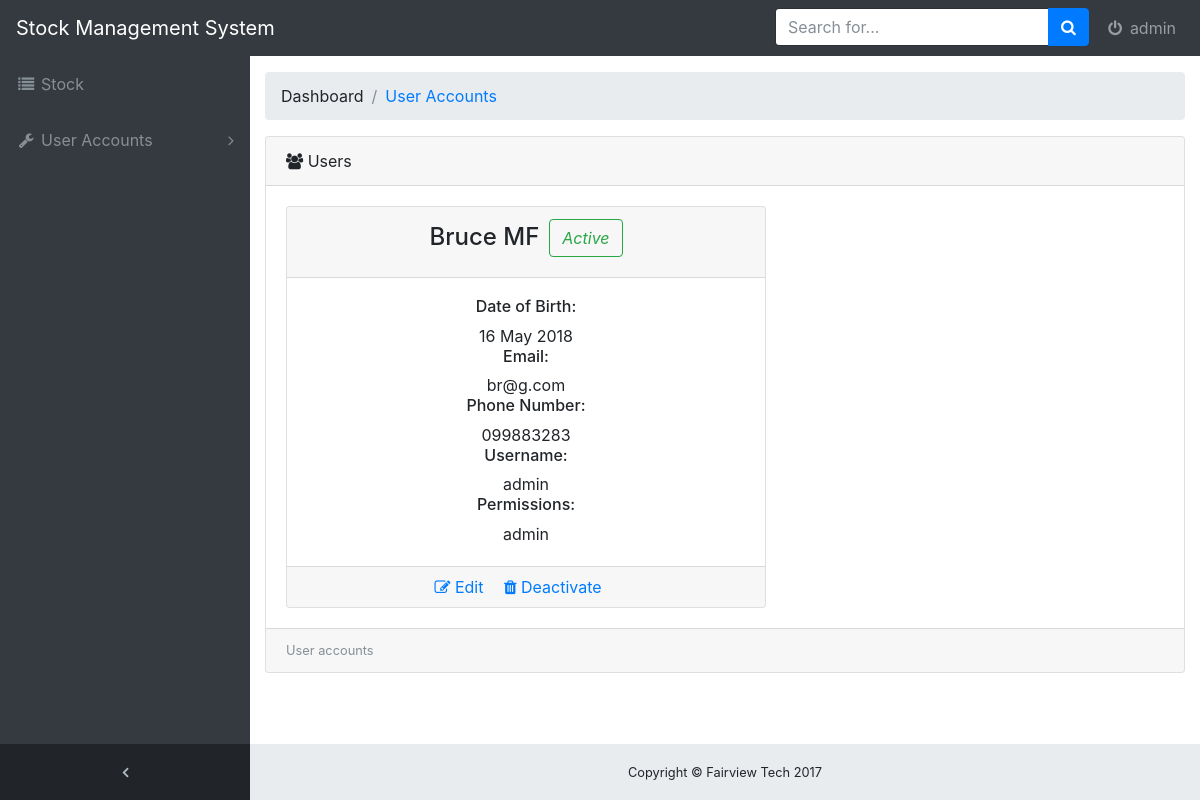
/users.php (signed in), run on the app's committed database.
### tables this page shows
CREATE TABLE `users` (
  `user_id` int(10) NOT NULL,
  `name` varchar(15) NOT NULL,
  `dob` date DEFAULT NULL,
  `phone` varchar(12) DEFAULT NULL,
  `email` varchar(20) DEFAULT NULL,
  `username` varchar(20) DEFAULT NULL,
  `passw` varchar(15) DEFAULT NULL,
  `role_id` int(10) NOT NULL,
  `status` int(10) DEFAULT NULL
);

CREATE TABLE `role` (
  `role_id` int(10) NOT NULL,
  `role_type` varchar(15) NOT NULL
);

### control/user.control.php (called while the page is built, shortened)
<?php
include "class/user.class.php";
$object = new users();
?>

### class/user.class.php (called while the page is built, shortened)
<?php
	class users {
		var $con;
		public function connect($host, $user, $pass, $db){
			$this->con = new mysqli ($host, $user, $pass, $db);
			if($this->con->connect_error){
				return false;
			} else {
				return true;
			}
		}
		public function selectRole(){
			$statement = mysqli_query($this->con, "SELECT *, DATE_FORMAT(dob, '%d %M %Y') AS dob FROM users JOIN role ON role.role_id = users.role_id");
			if($statement) {
				$result = mysqli_num_rows($statement);
				if($result > 0) {
					return $statement;
				} else {
					return false;
				}
			} else {
				return false;
			}
		}
	}
?>

### users.php (the view)
<?php include "header.php"; ?>
    <div class="content-wrapper">
      <div class="container-fluid">
        <ol class="breadcrumb">
          <li class="breadcrumb-item">
            Dashboard
          </li>
          <li class="breadcrumb-item active"><a href="users.php">User Accounts</a></li>
        </ol>
            <div class="card mb-3">
          <div class="card-header">
            <i class="fa fa-group"></i>
            Users
          </div>
          <div class="card-body">
            <div class = "row">
            <div class="table-responsive">
            <?php include "control/user.control.php";
            $view = $object->selectRole();
            while($row = $view->fetch_assoc()) {
              $id = $row['user_id'];
              echo "
              <div class='col-sm-6'>
              <div class='card text-center' style='width: 30rem;'>
                      <div class = 'card-header'> <h4>
                        ". $row['name'] . ""; if($row['status'] == 1){
                      echo "<span style='padding-left: 10px;'><i class='btn btn-outline-success'>Active</i></span>";
                      } else {
                        echo "<span style='padding-left: 10px;'><i class='btn btn-outline-danger'>Deactivated</i></span>";
                      } echo "
                      </h4></div>
                      <div class='card-body'>
                      <h6> Date of Birth:</h6> " . $row['dob'] . " <br/>
                      <h6> Email: </h6>" . $row['email'] . "<br/>
                      <h6> Phone Number:</h6> " . $row['phone'] . "<br/>
                      <h6> Username: </h6>". $row['username'] . "<br/>
                      <h6> Permissions:</h6> ". $row['role_type'] . "<br/>";
                echo "</div>
                <div class='card-footer py-2 medium'>";
                  if($row['status'] == 1){
                        echo "
                    <a href='edituser.php?edit=$id' class='success mr-3 d-inline-block' data-toggle='tooltip' data-placement='top' title='Edit'><i class='fa fa-edit fa-1x'>  </i> Edit</a>
                    <a href='users.php?del=$id' class='mr-3 d-inline-block' data-toggle='tooltip' data-placement='top' title='Deactivate'><i class='fa fa-trash fa-1x'> </i> Deactivate</a>";
                  } else {
                    echo "<a href='users.php?act=$id' data-toggle='tooltip' data-placement='top' title='Activate' class='mr-3 d-inline-block'><i class='fa fa-check fa-1x'> </i>Activate</a> ";
                  }
              echo "
              </div>
                </div>
                    </div>
                    </div>
                    <br/>
              ";
              } ?>
            </div>
          </div>
          <div class="card-footer small text-muted">
            User accounts
          </div>
        </div>
      </div>
    </div>
<?php include "footer.php"; ?>

### header.php (shortened to what this page needs)
<!DOCTYPE html>
<html lang="en">
  <head>
    <link href="css/vendor/bootstrap/css/bootstrap.min.css" rel="stylesheet">
    <link href="css/vendor/font-awesome/css/font-awesome.min.css" rel="stylesheet" type="text/css">
    <link href="css/vendor/datatables/dataTables.bootstrap4.css" rel="stylesheet">
    <link href="css/sb-admin.css" rel="stylesheet">
  </head>
  <body class="fixed-nav sticky-footer bg-dark" id="page-top">
    <nav class="navbar navbar-expand-lg navbar-dark bg-dark fixed-top" id="mainNav">
      <a class="navbar-brand" href="#">Stock Management System</a>
      <div class="collapse navbar-collapse" id="navbarResponsive">
        <ul class="navbar-nav navbar-sidenav" id="exampleAccordion">
          <li class="nav-item" data-toggle="tooltip" data-placement="right" title="Charts">
            <a class="nav-link" href="stock.php">
              <i class="fa fa-fw fa-list"></i>
              <span class="nav-link-text">
                Stock</span>
            </a>
          </li>
          <li class="nav-item" data-toggle="tooltip" data-placement="right" title="Components">
            <a class="nav-link nav-link-collapse collapsed" data-toggle="collapse" href="#collapseComponents" data-parent="#exampleAccordion">
              <i class="fa fa-fw fa-wrench"></i>
              <span class="nav-link-text">
                User Accounts</span>
            </a>
          </li>
        </ul>
        <ul class="navbar-nav sidenav-toggler">
          <li class="nav-item">
            <a class="nav-link text-center" id="sidenavToggler">
              <i class="fa fa-fw fa-angle-left"></i>
            </a>
          </li>
        </ul>
        <ul class="navbar-nav ml-auto">
          <li class="nav-item">
            <form class="form-inline my-2 my-lg-0 mr-lg-2">
              <div class="input-group">
                <input type="text" class="form-control" placeholder="Search for...">
                <span class="input-group-btn">
                  <button class="btn btn-primary" type="button">
                    <i class="fa fa-search"></i>
                  </button>
                </span>
              </div>
            </form>
          </li>
          <li class="nav-item">
            <a class="nav-link" data-toggle="modal" data-target="#exampleModal">
              <i class="fa fa-fw fa-power-off"></i>
              <?php
                    $con = new mysqli ("localhost", "root", "", "inv") or die (mysqli_connect_error());
                    $select = mysqli_query($con, "SELECT username FROM users WHERE user_id = '".$_SESSION['user']."' ");
                    if($select){
                      $result = $select->num_rows;
                      if($result == 1){
                    while($rows=$select->fetch_assoc()) {
                      echo $rows['username'];
                    } } }
               ?></a>
          </li>
        </ul>
      </div>
    </nav>

### css/sb-admin.css (style rules this page uses)
html { position: relative; min-height: 100%; }
body.sticky-footer { margin-bottom: 56px; }
body.sticky-footer .content-wrapper { min-height: calc(100vh - 56px - 56px); }
body.fixed-nav { padding-top: 56px; }
.content-wrapper { min-height: calc(100vh - 56px); padding-top: 1rem; }
#mainNav .navbar-collapse { overflow: auto; max-height: 75vh; }
#mainNav .navbar-collapse .navbar-nav .nav-item .nav-link { cursor: pointer; }
#mainNav .navbar-collapse .navbar-sidenav .nav-link-collapse:after { float: right; content: '\f107'; font-family: 'FontAwesome'; }
#mainNav .navbar-collapse .navbar-sidenav .nav-link-collapse.collapsed:after { content: '\f105'; }
#mainNav .navbar-collapse .sidenav-toggler { display: none; }
@media (min-width: 992px) { #mainNav .navbar-brand { width: 250px; } }
@media (min-width: 992px) { #mainNav .navbar-collapse { overflow: visible; max-height: none; } }
@media (min-width: 992px) { #mainNav .navbar-collapse .navbar-sidenav { position: absolute; top: 0; left: 0; overflow-x: hidden; overflow-y: auto; -webkit-flex-direction: column; -ms-flex-direction: column; flex-direction: column; margin-top: 56px; } }
@media (min-width: 992px) { #mainNav .navbar-collapse .navbar-sidenav > .nav-item { width: 250px; padding: 0; } }
@media (min-width: 992px) { #mainNav .navbar-collapse .navbar-sidenav > .nav-item > .nav-link { padding: 1em; } }
#mainNav.navbar-dark .navbar-collapse .navbar-sidenav .nav-link-collapse:after { color: #868e96; }
#mainNav.navbar-dark .navbar-collapse .navbar-sidenav > .nav-item > .nav-link { color: #868e96; }
@media (min-width: 992px) { #mainNav.navbar-dark .navbar-collapse .navbar-sidenav { background: #343a40; } }
#mainNav.fixed-top .sidenav-toggler { display: none; }
@media (min-width: 992px) { #mainNav.fixed-top .navbar-sidenav { height: calc(100vh - 112px); } }
@media (min-width: 992px) { #mainNav.fixed-top .sidenav-toggler { position: absolute; top: 0; left: 0; display: flex; overflow-x: hidden; overflow-y: auto; -webkit-flex-direction: column; -ms-flex-direction: column; flex-direction: column; margin-top: calc(100vh - 56px); } }
@media (min-width: 992px) { #mainNav.fixed-top .sidenav-toggler > .nav-item { width: 250px; padding: 0; } }
@media (min-width: 992px) { #mainNav.fixed-top .sidenav-toggler > .nav-item > .nav-link { padding: 1em; } }
#mainNav.fixed-top.navbar-dark .sidenav-toggler { background-color: #212529; }
#mainNav.fixed-top.navbar-dark .sidenav-toggler a i { color: #adb5bd; }
.content-wrapper { overflow-x: hidden; background: white; }
@media (min-width: 992px) { .content-wrapper { margin-left: 250px; } }
#sidenavToggler i { font-weight: 800; }

### data on the page
users: username "admin", name "Bruce MF", status "Active", dob "16 May 2018", email "br@g.com", phone "099883283", role.role_type "admin"
